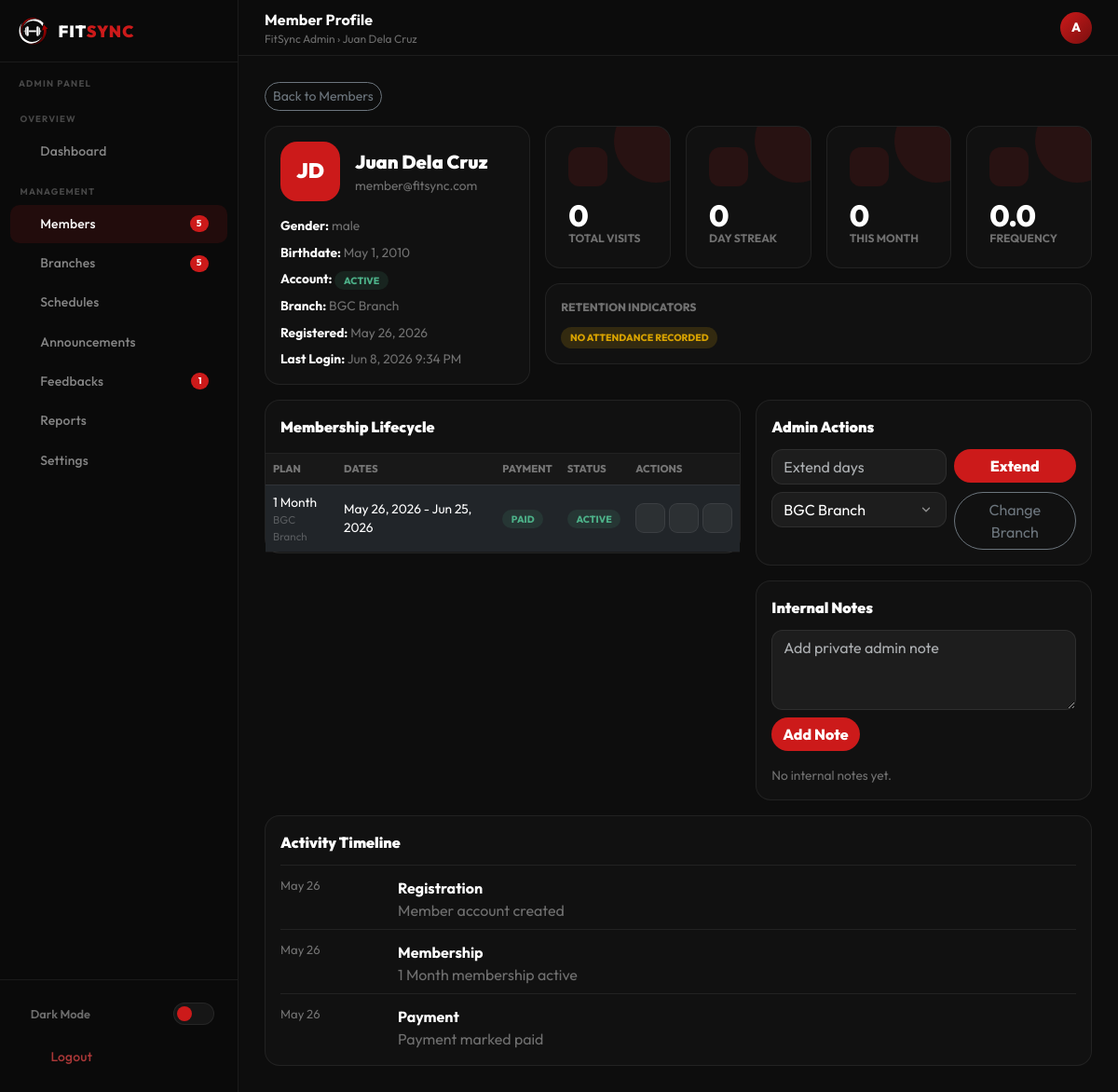
Screenshot of /admin/member_view.php?id=2 (signed in) with the database file from the repository.
### tables this page shows
CREATE TABLE `memberships` (
  `id` int(10) UNSIGNED NOT NULL,
  `user_id` int(10) UNSIGNED NOT NULL,
  `plan_id` smallint(5) UNSIGNED NOT NULL,
  `branch_id` smallint(5) UNSIGNED NOT NULL DEFAULT 1,
  `starts_at` date NOT NULL,
  `ends_at` date NOT NULL,
  `amount_paid` decimal(10,2) NOT NULL,
  `payment_method` enum('credit_card','debit_card','gcash','maya','bank_transfer','cash') NOT NULL DEFAULT 'cash',
  `payment_status` enum('pending','paid','failed','refunded') NOT NULL DEFAULT 'paid',
  `status` enum('pending','active','expired','cancelled','frozen') NOT NULL DEFAULT 'active',
  `payment_ref` varchar(128) DEFAULT NULL,
  `created_at` datetime NOT NULL DEFAULT current_timestamp(),
  `updated_at` datetime NOT NULL DEFAULT current_timestamp() ON UPDATE current_timestamp()
);

CREATE TABLE `users` (
  `id` int(10) UNSIGNED NOT NULL,
  `role` enum('admin','member') NOT NULL DEFAULT 'member',
  `first_name` varchar(64) NOT NULL,
  `last_name` varchar(64) NOT NULL,
  `email` varchar(191) NOT NULL,
  `password_hash` varchar(255) NOT NULL,
  `birthdate` date DEFAULT NULL,
  `gender` enum('male','female','nonbinary','other') DEFAULT NULL,
  `email_verified_at` datetime DEFAULT NULL,
  `verification_token` varchar(128) DEFAULT NULL,
  `remember_token` varchar(128) DEFAULT NULL,
  `profile_photo` varchar(255) DEFAULT NULL,
  `is_active` tinyint(1) NOT NULL DEFAULT 1,
  `last_login_at` datetime DEFAULT NULL,
  `created_at` datetime NOT NULL DEFAULT current_timestamp(),
  `updated_at` datetime NOT NULL DEFAULT current_timestamp() ON UPDATE current_timestamp(),
  `is_approved` tinyint(1) DEFAULT 1
);

CREATE TABLE `branches` (
  `id` smallint(5) UNSIGNED NOT NULL,
  `name` varchar(100) NOT NULL,
  `city` varchar(64) NOT NULL,
  `address` varchar(255) DEFAULT NULL,
  `maps_embed` text DEFAULT NULL,
  `is_active` tinyint(1) NOT NULL DEFAULT 1,
  `created_at` datetime NOT NULL DEFAULT current_timestamp()
);

CREATE TABLE `membership_plans` (
  `id` smallint(5) UNSIGNED NOT NULL,
  `slug` varchar(16) NOT NULL,
  `label` varchar(32) NOT NULL,
  `duration_days` smallint(5) UNSIGNED NOT NULL,
  `price` decimal(10,2) NOT NULL,
  `original_price` decimal(10,2) NOT NULL,
  `features_json` longtext DEFAULT NULL,
  `is_active` tinyint(1) NOT NULL DEFAULT 1,
  `sort_order` tinyint(3) UNSIGNED NOT NULL DEFAULT 0
);

### admin/member_view.php (the view, shortened to what the rows shown need)
<?php
require_once __DIR__ . '/../config/db.php';
require_once __DIR__ . '/../includes/member_helpers.php';
$pdo = db();
$memberId = max(0, (int) ($_GET['id'] ?? 0));
$member = $memberId ? memberProfile($pdo, $memberId) : null;
$history = memberMembershipHistory($pdo, $memberId);
$timeline = memberTimeline($pdo, $memberId);
$branches = $pdo->query('SELECT id, name FROM branches WHERE is_active = 1 ORDER BY name')->fetchAll(PDO::FETCH_ASSOC);
$pageTitle = 'Member Profile';
$topbarCrumb = $member['first_name'] . ' ' . $member['last_name'];
require_once __DIR__ . '/../includes/admin_header.php';
require_once __DIR__ . '/../includes/admin_sidebar.php';
?>
<div class="row g-3 mb-3">
    <div class="col-xl-4">
        <div class="fs-card p-3 h-100">
            <div class="d-flex align-items-center gap-3 mb-3">
                <div style="width:64px;height:64px;border-radius:18px;background:var(--fs-red);display:flex;align-items:center;justify-content:center;font-size:1.4rem;font-weight:900">
                    <?= htmlspecialchars(strtoupper(substr($member['first_name'], 0, 1) . substr($member['last_name'], 0, 1))) ?>
                </div>
                <div>
                    <div style="font-size:1.25rem;font-weight:900"><?= htmlspecialchars($member['first_name'] . ' ' . $member['last_name']) ?></div>
                    <div style="color:var(--text-muted);font-size:.86rem"><?= htmlspecialchars($member['email']) ?></div>
                </div>
            </div>
            <div class="d-flex flex-column gap-2" style="font-size:.86rem">
                <div><strong>Gender:</strong> <span style="color:var(--text-muted)"><?= htmlspecialchars($member['gender'] ?? 'Not set') ?></span></div>
                <div><strong>Birthdate:</strong> <span style="color:var(--text-muted)"><?= $member['birthdate'] ? date('M j, Y', strtotime($member['birthdate'])) : 'Not set' ?></span></div>
                <div><strong>Branch:</strong> <span style="color:var(--text-muted)"><?= htmlspecialchars($member['branch_name'] ?? 'Unassigned') ?></span></div>
                <div><strong>Registered:</strong> <span style="color:var(--text-muted)"><?= date('M j, Y', strtotime($member['created_at'])) ?></span></div>
                <div><strong>Last Login:</strong> <span style="color:var(--text-muted)"><?= $member['last_login_at'] ? date('M j, Y g:i A', strtotime($member['last_login_at'])) : 'Never' ?></span></div>
            </div>
        </div>
    </div>
</div>
<div class="row g-3 mb-3">
    <div class="col-xl-7">
        <div class="admin-table-wrap">
            <table class="table admin-table">
                <thead><tr><th>Plan</th><th>Dates</th><th>Payment</th><th>Status</th><th>Actions</th></tr></thead>
                <tbody>
                    <?php foreach ($history as $m): ?>
                        <tr>
                            <td><?= htmlspecialchars($m['plan_label']) ?><div style="font-size:.72rem;color:var(--text-dimmed)"><?= htmlspecialchars($m['branch_name']) ?></div></td>
                            <td><?= date('M j, Y', strtotime($m['starts_at'])) ?> - <?= date('M j, Y', strtotime($m['ends_at'])) ?></td>
                            <td><span class="status-badge <?= htmlspecialchars($m['payment_status']) ?>"><?= htmlspecialchars($m['payment_status']) ?></span></td>
                            <td><span class="status-badge <?= htmlspecialchars($m['status']) ?>"><?= htmlspecialchars($m['status']) ?></span></td>
                            <td>
                                <div class="d-flex gap-1">
                                    <button class="tbl-btn" onclick="memberAction({action:'set_membership_status',membership_id:<?= (int) $m['id'] ?>,status:'frozen'})"><i class="ti ti-player-pause"></i></button>
                                    <button class="tbl-btn" onclick="memberAction({action:'set_membership_status',membership_id:<?= (int) $m['id'] ?>,status:'active'})"><i class="ti ti-player-play"></i></button>
                                    <button class="tbl-btn" onclick="memberAction({action:'set_membership_status',membership_id:<?= (int) $m['id'] ?>,status:'cancelled'})"><i class="ti ti-ban"></i></button>
                                </div>
                            </td>
                        </tr>
                    <?php endforeach ?>
                </tbody>
            </table>
        </div>
    </div>
    <div class="col-xl-5">
        <div class="fs-card p-3 mb-3">
            <div class="row g-2">
                <div class="col-7">
                    <select class="form-select fs-select" id="branchId">
                        <?php foreach ($branches as $branch): ?>
                            <option value="<?= (int) $branch['id'] ?>" <?= (int) ($member['branch_id'] ?? 0) === (int) $branch['id'] ? 'selected' : '' ?>><?= htmlspecialchars($branch['name']) ?></option>
                        <?php endforeach ?>
                    </select>
                </div>
            </div>
        </div>
    </div>
</div>
<?php require_once __DIR__ . '/../includes/admin_footer.php'; ?>

### includes/admin_sidebar.php (shortened to what the rows shown need)
<div class="topbar">
    <div class="me-auto">
        <div class="topbar-title"><?= htmlspecialchars($pageTitle ?? 'Admin') ?></div>
        <div class="topbar-breadcrumb">FitSync Admin &rsaquo; <?= htmlspecialchars($topbarCrumb ?? 'Operations') ?></div>
    </div>
</div>
<div class="main-wrap">
    <main class="main-content">

### rows the page displays
memberships: user.last_name "Juan Dela Cruz", user.last_name "JD", user.email "member@fitsync.com", user.gender "male", user.birthdate "May 1, 2010", branch.name "BGC Branch", user.created_at "May 26, 2026", user.last_login_at "Jun 8, 2026 9:34 PM", plan.label "1 Month", starts_at "May 26, 2026", ends_at "Jun 25, 2026", payment_status "PAID", status "ACTIVE"

### other values shown
$sidebarMemberCount "5"
$sidebarBranchCount "5"
$sidebarFeedbackCount "1"
$pageTitle "Member Profile"
$adminInitial "A"
$insights['total_visits'] "0"
$insights['current_streak'] "0"
$insights['monthly_attendance'] "0"
$insights['attendance_frequency'] "0.0"
$flag['label'] "NO ATTENDANCE RECORDED"
date('M j', strtotime($event['date'])) "May 26"
$event['type'] "Registration"
$event['body'] "Member account created"
$event['type'] "Membership"
$event['body'] "1 Month membership active"
